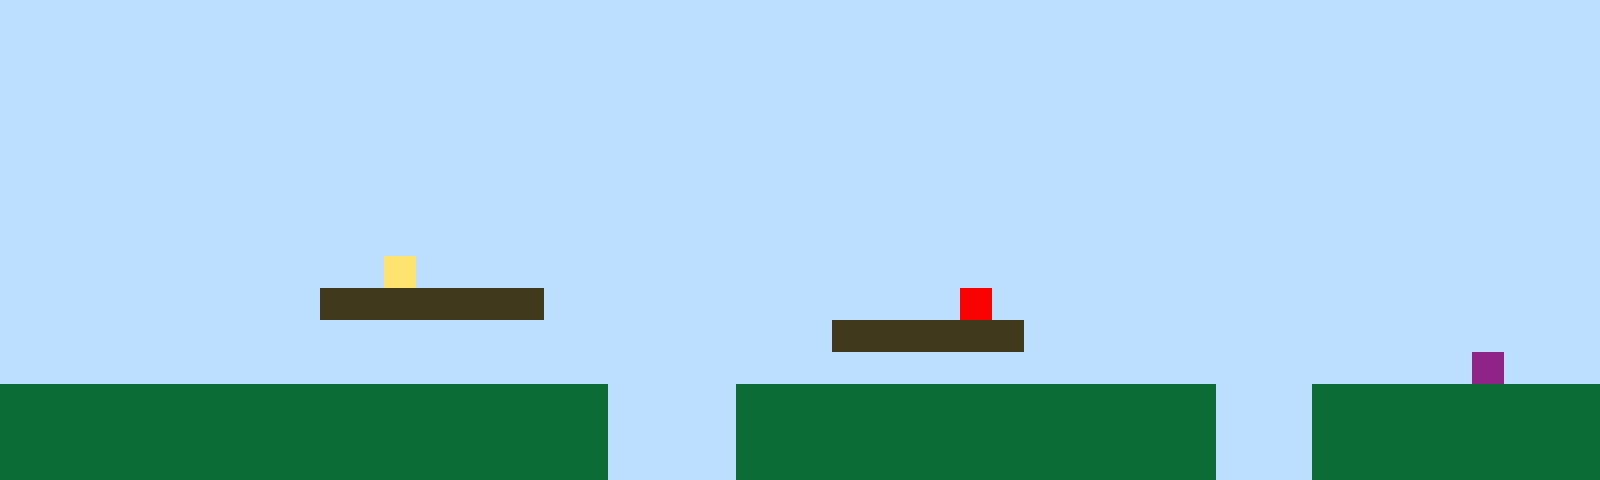

Tiled map render using the project's own tile images. Description and the whole map definition, tile-layer contents included, below:
An orthogonal 50x15 tile map with 32x32 px tiles, 1 tile layer (Tile Layer 1).

<map version="1.10" tiledversion="1.11.2" orientation="orthogonal" renderorder="right-up" width="50" height="15" tilewidth="32" tileheight="32" infinite="0" nextlayerid="2" nextobjectid="1"><editorsettings><export target="map1.csv" format="csv" /></editorsettings><tileset firstgid="1" name="sprites" tilewidth="32" tileheight="32" tilecount="6" columns="3"><image source="sprites.png" width="96" height="64" /></tileset><layer id="1" name="Tile Layer 1" width="50" height="15"><data encoding="csv">1,1,1,1,1,1,1,1,1,1,1,1,1,1,1,1,1,1,1,1,1,1,1,1,1,1,1,1,1,1,1,1,1,1,1,1,1,1,1,1,1,1,1,1,1,1,1,1,1,1,1,1,1,1,1,1,1,1,1,1,1,1,1,1,1,1,1,1,1,1,1,1,1,1,1,1,1,1,1,1,1,1,1,1,1,1,1,1,1,1,1,1,1,1,1,1,1,1,1,1,1,1,1,1,1,1,1,1,1,1,1,1,1,1,1,1,1,1,1,1,1,1,1,1,1,1,1,1,1,1,1,1,1,1,1,1,1,1,1,1,1,1,1,1,1,1,1,1,1,1,1,1,1,1,1,1,1,1,1,1,1,1,1,1,1,1,1,1,1,1,1,1,1,1,1,1,1,1,1,1,1,1,1,1,1,1,1,1,1,1,1,1,1,1,1,1,1,1,1,1,1,1,1,1,1,1,1,1,1,1,1,1,1,1,1,1,1,1,1,1,1,1,1,1,1,1,1,1,1,1,1,1,1,1,1,1,1,1,1,1,1,1,1,1,1,1,1,1,1,1,1,1,1,1,1,1,1,1,1,1,1,1,1,1,1,1,1,1,1,1,1,1,1,1,1,1,1,1,1,1,1,1,1,1,1,1,1,1,1,1,1,1,1,1,1,1,1,1,1,1,1,1,1,1,1,1,1,1,1,1,1,1,1,1,1,1,1,1,1,1,1,1,1,1,1,1,1,1,1,1,1,1,1,1,1,1,1,1,1,1,1,1,1,1,1,1,1,1,1,1,1,1,1,1,1,1,1,1,1,1,1,1,1,1,1,1,1,1,1,1,1,1,1,1,1,1,1,1,1,1,1,1,1,1,1,1,1,1,1,1,1,1,1,1,1,1,1,1,1,1,1,1,1,1,1,1,1,1,1,1,1,1,4,1,1,1,1,1,1,1,1,1,1,1,1,1,1,1,1,1,1,1,1,1,1,1,1,1,1,1,1,1,1,1,1,1,1,1,1,1,1,1,1,1,1,1,1,1,1,1,3,3,3,3,3,3,3,1,1,1,1,1,1,1,1,1,1,1,1,1,5,1,1,1,1,1,1,1,1,1,1,1,1,1,1,1,1,1,1,1,1,1,1,1,1,1,1,1,1,1,1,1,1,1,1,1,1,1,1,1,1,1,1,1,1,1,3,3,3,3,3,3,1,1,1,1,1,1,1,1,1,1,1,1,1,1,1,1,1,1,1,1,1,1,1,1,1,1,1,1,1,1,1,1,1,1,1,1,1,1,1,1,1,1,1,1,1,1,1,1,1,1,1,1,1,1,1,1,1,1,1,1,1,1,1,1,6,1,1,1,2,2,2,2,2,2,2,2,2,2,2,2,2,2,2,2,2,2,2,1,1,1,1,2,2,2,2,2,2,2,2,2,2,2,2,2,2,2,1,1,1,2,2,2,2,2,2,2,2,2,2,2,2,2,2,2,2,2,2,2,2,2,2,2,2,2,2,2,2,1,1,1,1,2,2,2,2,2,2,2,2,2,2,2,2,2,2,2,1,1,1,2,2,2,2,2,2,2,2,2,2,2,2,2,2,2,2,2,2,2,2,2,2,2,2,2,2,2,2,1,1,1,1,2,2,2,2,2,2,2,2,2,2,2,2,2,2,2,1,1,1,2,2,2,2,2,2,2,2,2</data></layer></map>
